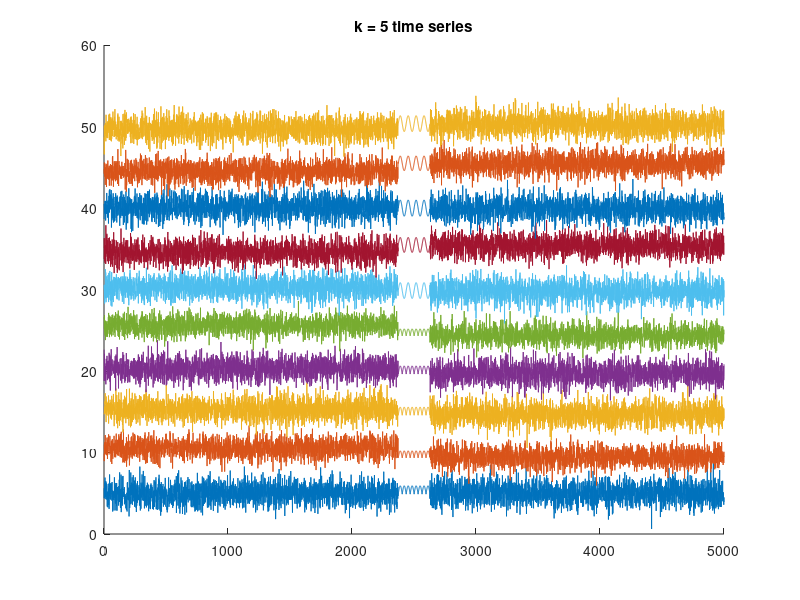

The MATLAB script that drew this image: (Note: this script raises an error after producing the figure.)
% consensus motif example for a sequence of 10 time series
% Commented out sections were used to generate the file random_walk.txts


%rng('default');
k = 10;
baselen = 2^12;
%L = [2^12; 2^10; 2^10; 2^11 + 1; 2^12 + 76; 2^11 + 130; 2^11 + 60; 2^11 + 80; 2^10 + 100; 2^11 + 100];
%L = [2^10-24;2^10-24;2^10-24;2^10-24;2^10-24;2^10-24;2^10-24;2^10-24;2^10-24;2^10-24];
L = [2^12+904;2^12+904;2^12+904;2^12+904;2^12+904;2^12+904;2^12+904;2^12+904;2^12+904;2^12+904];
%L = [2^11+131;2^11+131;2^11+131;2^11+131;2^11+131;];%2^11+51;2^11+51;2^11+51;2^11+51;2^11+51;];

subsequence_len = 256;
%T = zeros(sum(L) + k - 1,1);
%T(1:L(1)) = cumsum(randn(L(1), 1));
%j = L(1) + 1;
%for i = 2 : k
%    T(j) = NaN;
%    T(j + 1 : j + L(i)) = cumsum(randn(L(i), 1));
%    j = j + 1 + L(i);
%end

T = load('sin1.txt');
%T = load('computer_classification.txt');
%T = load('random_walk.txt');

figure();
ax = axes();
j = 1;
hold on;
for i = 1 : 10
    plot(zscore(T(j : j + L(i) - 1),1) + 5*i);
    j = j + 1 + L(i);
end
hold off;
title(sprintf('k = 5 time series',k));
ax.YTick = [];
drawnow;
[sol,obj] = consensus_search.from_nan_cat(T,subsequence_len,true);
title(sprintf('corresponding consensus motif for subsequence length: %d radius %g',subsequence_len,sol.radius));
drawnow;
% optional to test against brute force version. Beware this can take a long time
%[sol_0] = obj.solve_brute_force(true);
